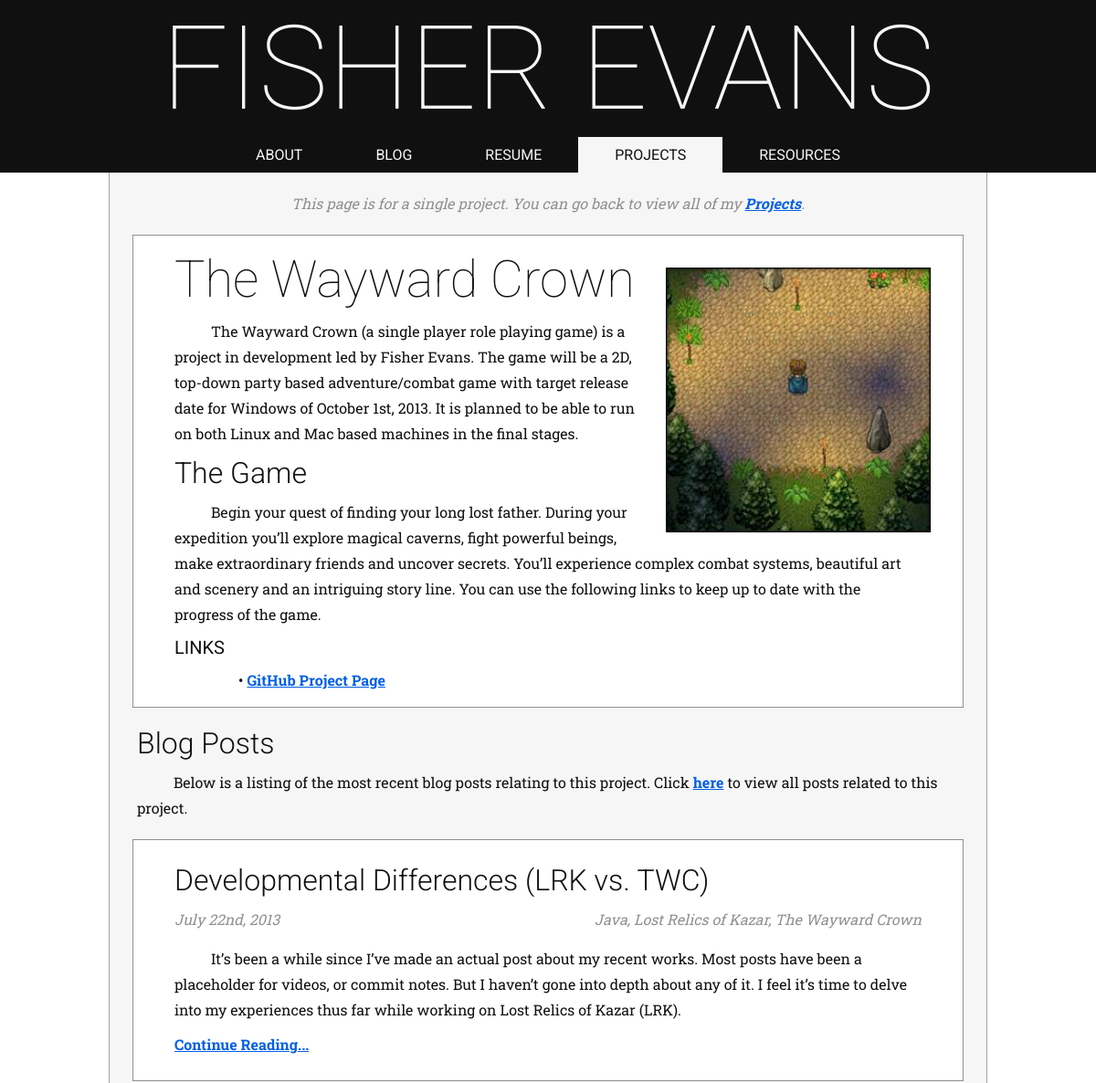
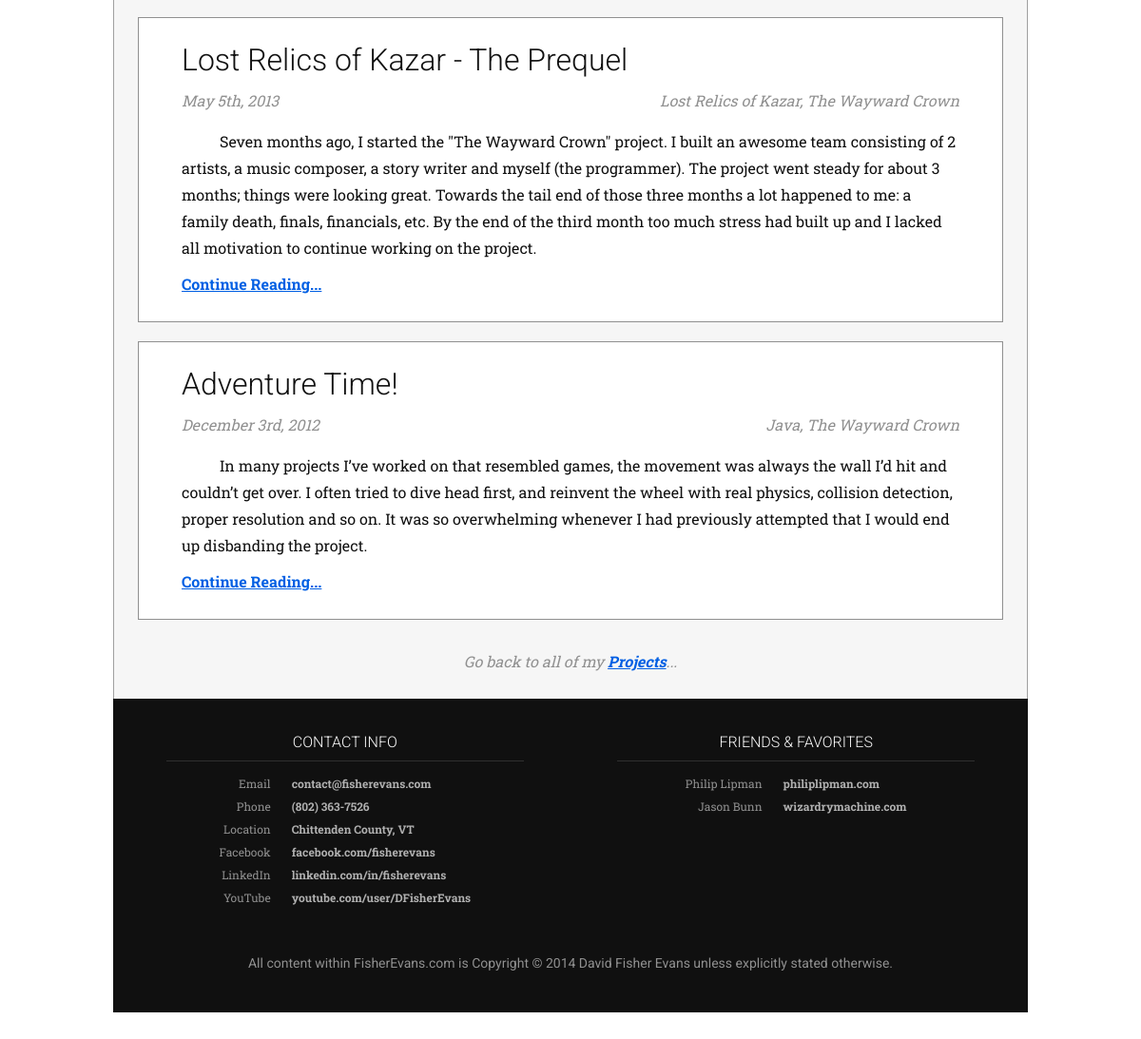
/projects/twc, run on the app's committed database (2 pictures, top to bottom).
### tables this page shows
CREATE TABLE IF NOT EXISTS `navigation` (
  `id` int(5) NOT NULL AUTO_INCREMENT,
  `page_id` varchar(100) NOT NULL,
  `sequence` int(5) NOT NULL,
  PRIMARY KEY (`id`),
  UNIQUE KEY `page_id_UNIQUE` (`page_id`)
);

CREATE TABLE IF NOT EXISTS `pages` (
  `id` varchar(255) NOT NULL,
  `title` varchar(255) NOT NULL,
  `content` text NOT NULL,
  PRIMARY KEY (`id`),
  UNIQUE KEY `title_UNIQUE` (`title`)
);

CREATE TABLE IF NOT EXISTS `projects` (
  `id` varchar(255) NOT NULL,
  `tag_id` varchar(255) NOT NULL,
  `intro_content` text NOT NULL,
  `main_content` text NOT NULL,
  `name` varchar(255) NOT NULL,
  `image_location` varchar(255) NOT NULL,
  PRIMARY KEY (`id`),
  UNIQUE KEY `tag_id_UNIQUE` (`tag_id`),
  UNIQUE KEY `name_UNIQUE` (`name`)
);

CREATE TABLE IF NOT EXISTS `posts` (
  `id` varchar(255) NOT NULL,
  `intro_content` text NOT NULL,
  `main_content` text NOT NULL,
  `title` varchar(255) NOT NULL,
  `post_date` datetime NOT NULL,
  PRIMARY KEY (`id`),
  UNIQUE KEY `id_UNIQUE` (`id`)
);

CREATE TABLE IF NOT EXISTS `tags` (
  `id` varchar(255) NOT NULL,
  `name` varchar(255) NOT NULL,
  PRIMARY KEY (`id`)
);

### blog.php (the view, shortened to what this page needs)
<?php
    $currentTag = "";
    function fetchPostTags($postId) {
        $query = mysql_query("SELECT t.id, t.name FROM posts_to_tags AS ptt, tags AS t WHERE ptt.post_id='$postId' AND ptt.tag_id=t.id;");
        $tags = array();
        while($tag = mysql_fetch_array($query))
            array_push($tags, $tag);
        return $tags;
    }
    function fetchTagPostsLimit($tagId, $limit) {
        $query = mysql_query("SELECT p.id, p.title, p.intro_content, p.post_date FROM posts AS p, posts_to_tags AS ptt WHERE ptt.tag_id='$tagId' AND ptt.post_id=p.id order by post_date desc LIMIT $limit;");
        $posts = array();
        while($post = mysql_fetch_array($query))
            array_push($posts, $post);
        return $posts;
    }
    function getTagList($postId) {
        $tags = fetchPostTags($postId);
        $list = "";
        $id = 0;
        foreach($tags as $tag) {
            if($id++ > 0) $list .= ", ";
            $list .= '<a class="tagLink';
            $list .= '" href="/blog/tags/' . $tag['id'] . '">' . $tag['name'] . '</a>';
        }
        return $list;
    }
    function getPostSummaries($posts, $heading) {
        $content = "";
        foreach($posts as $post) {
            $content .= '<div class="contentBlock"><h2 class="headerLink" onClick="javascript:' . "window.location.assign('/blog/post/" . $post['id'] . "');" . '">' . $post['title'] . '</h2>';
            $content .= '<p class="blogPostTagline time">' . date("F jS, Y", strtotime($post['post_date'])) . '</p>';
            $content .= '<p class="blogPostTagline tags">' . getTagList($post['id']) . '</p>';
            $content .= '<div class="spacer"></div><p class="blogPostOpeneing">' . $post['intro_content'] . '</p>';
            $content .= '<p class="readMore"><a href="/blog/post/' . $post['id'] . '">Continue Reading...</a></div>';
        }
        return $content;
    }
?>

### projects.php (shortened to what this page needs)
<?php
    $postsToShow = 3;
    function fetchProject($projectId) {
        $query = mysql_query("SELECT * FROM projects WHERE id='$projectId';");
        return mysql_fetch_array($query);
    }
    function getProject($project) {
        $content = '<p class="topNotification">This page is for a single project. You can go back to view all of my <a href="/projects">Projects</a>.</p>';
        $content .= "<div class='contentBlock'>";
        $content .= "<img class='projectLogo' src='" . $project['image_location'] . "' />";
        $content .= '<h1 class="headerLink" onClick="javascript:' . "window.location.assign('/projects/" . $project['id'] . "');" . '">' . $project['name'] . '</h1>';
        $content .= '<p>' . $project['intro_content'] . '</p>';
        $content .= $project['main_content'] . "</div>";
        global $postsToShow;
        $posts = fetchTagPostsLimit($project['tag_id'], $postsToShow);
        if(sizeof($posts) > 0) {
            $content .= '<h2>Blog Posts</h2><p>Below is a listing of the most recent blog posts relating to this project. Click <a href="/blog/tags/' . $project['tag_id'] . '">here</a> to view all posts related to this project.';
            $content .= getPostSummaries($posts, "h3");
        }
        $content .= '<p class="topNotification">Go back to all of my <a href="/projects">Projects</a>...</p>';
        return $content;
    }
    function getProjectsContent($path) {
        include('blog.php');
        $action = array_shift($path);
        if($action == "") {
            $title = "Projects" . $title;
            $content = '<h1>Projects</h1><p>Below is a list of personal (and maybe some group) projects that I thought deserved their own page. Feel free to contact me (see the footer) if you\'de like to know more about a certain project or endeavor.</p>';
            $content .= '<p class="subtitle">The following projects are listed in order of their most recent blog post activity.</p>';
            foreach(fetchProjects() as $project) {
                $content .= getProjectSummary($project);
            }
            return $content;
        } else {
            $project = fetchProject($action);
            if($project == null)
                return get404();
            else {
                return getProject($project);
            }
        }
        return "<h1>Projects</h1>";
    }
?>

### index.php (shortened to what this page needs)
<?php
    $pageContent = "null";
    $title = " | FisherEvans.com";
    include('global_functions.php');
    $URL = explode('?', $_SERVER['REQUEST_URI']);
    $URL[0] = preg_replace("/[^0-9a-z\-\/]/", "", preg_replace("/^\//", "", strtolower($URL[0])));
    $URI = explode('/', $URL[0]);
    $baseResource = array_shift($URI);
    switch($baseResource) {
        case "projects":
            include('projects.php');
            $pageContent = getProjectsContent($URI);
            break;
    }
?>
<!DOCTYPE html>
<html>
    <head>
        <link href="/css/prism.css" rel="stylesheet" />
        <link href='/css/style_global.css' rel='stylesheet' type='text/css' media="all">
        <link href='/css/style_big.css' rel='stylesheet' type='text/css' media="all and (max-width:1050px)">
        <link href='/css/style_small.css' rel='stylesheet' type='text/css' media="all and (max-width:700px)">
    </head>
    <body>
        <div id="header">
            <span id="title">Fisher Evans</span>
            <div id="nav">
                <?php
                    foreach(fetchNavigation() as $nav) {
                        echo getNavLink($nav['page_id'], getPagetitle($nav['page_id']));
                    }
                ?>
            </div>
        </div>
        <div class="page">
            <?php
                echo $pageContent;
            ?>
        </div>
        <div class="page" id="footer">
            <div class="footerHalf">
                <h4>CONTACT INFO</h4>
                <table cell-spacing=0>
                    <tr>
                        <td class="left">Email</td>
                        <td class="right"><a href="mailto:contact@fisherevans.com">contact@fisherevans.com</a></td>
                    </tr>
                    <tr>
                        <td class="left">Phone</td>
                        <td class="right"><a href="tel:8023637526">(802) 363-7526</a></td>
                    </tr>
                    <tr>
                        <td class="left">Location</td>
                        <td class="right"><a target="_blank" href="https://www.google.com/maps/place/Chittenden+County/@44.4380375,-73.0638627,108486m/data=!3m2!1e3!4b1!4m2!3m1!1s0x4cb587b3309b2fdf:0x24998da66abb959c?hl=en">Chittenden County, VT</a></td>
                    </tr>
                    <tr>
                        <td class="left">Facebook</td>
                        <td class="right"><a target="_blank" href="https://www.facebook.com/fisherevans">facebook.com/fisherevans</a></td>
                    </tr>
                    <tr>
                        <td class="left">LinkedIn</td>
                        <td class="right"><a target="_blank" href="http://www.linkedin.com/in/fisherevans/">linkedin.com/in/fisherevans</a></td>
                    </tr>
                    <tr>
                        <td class="left">YouTube</td>
                        <td class="right"><a target="_blank" href="http://www.youtube.com/user/DFisherEvans">youtube.com/user/DFisherEvans</a></td>
                    </tr>
                </table>
            </div>
            <div class="footerHalf">
            <h4>FRIENDS & FAVORITES</h4>
            <table cell-spacing=0>
                <tr>
                    <td class="left">Philip Lipman</td>
                    <td class="right"><a target="_blank" href="http://www.philiplipman.com/">philiplipman.com</a></td>
                </tr>
                <tr>
                    <td class="left">Jason Bunn</td>
                    <td class="right"><a target="_blank" href="http://wizardrymachine.com/">wizardrymachine.com</a></td>
                </tr>
            </table>
            </div>
            <p>All content within FisherEvans.com is Copyright &copy; 2014 David Fisher Evans unless explicitly stated otherwise.</p>
        </div>
    </body>
</html>

### global_functions.php (shortened to what this page needs)
<?php
    function getPagetitle($pageId) {
        $query = mysql_query("SELECT title FROM pages WHERE id='" . $pageId . "';");
        $result = mysql_fetch_array($query);
        return $result['title'];
    }
    function fetchNavigation() {
        $query = mysql_query("SELECT * FROM navigation order by sequence asc;");
        $navs = array();
        while($nav = mysql_fetch_array($query))
            array_push($navs, $nav);
        return $navs;
    }
    function getNavLink($pageId, $label) {
        global $baseResource;
        $tag = '<a class="navLink fadeColor';
        if($pageId == $baseResource)
            $tag .= ' selected';
        $tag .= '" href="/' . $pageId . '">' . $label . "</a>\n";
        return $tag;
    }
?>

### css/style_big.css (style rules this page uses)
#title { font-weight:100; font-size:96px; }
.page { width:90%; max-width:800px; }
.navLink { padding:10px 30px; }

### css/style_small.css (style rules this page uses)
body { padding-top:40px; }
#header { position:fixed; top:0px; height:40px; min-width:300px; }
#title { font-weight:300; font-size: 32px; text-align:left; line-height:40px; padding-left:10px; width:auto; }
#nav { max-height:0px; overflow:hidden; border:1px solid #101010; }
.navLink { font-size: 12px; display:block; width:100%; padding:10px 0px; }
.contentBlock { padding:10px; margin:10px 5px; border:1px solid #909090; }
.page { width:100%; border:0px; }
p, h1, h2, h3 { margin:10px 10px; }
h1 { margin-top:0px; font-size: 32px; }
h2 { font-size: 24px; font-weight:400; }
h3 { font-size: 16px; font-weight:700; }
p { font-size: 14px; line-height:24px; font-weight: 400; text-indent: 40px; }
.page a { font-size: 14px; }
p.blogPostTagline.time { padding-left:10px; }
p.blogPostTagline.tags { padding-right:10px; }
p.blogPostOpeneing { padding-top:30px; }
span.bullet { font-size: 14px; line-height:24px; padding-left:35px; }
.page img.projectLogo { float:none; display:block; border:0px; width:40%; padding:0px 25%; text-align:center; }
#footer { margin-bottom:0px; padding:15px 0px; border:0px; }
#footer .footerHalf { width:95%; padding:20px 0px; display:inline-block; text-align: center; vertical-align: top; }

### data on the page
navigation: page.title "ABOUT"
navigation: page.title "BLOG"
navigation: page.title "RESUME"
navigation: page.title "PROJECTS"
navigation: page.title "RESOURCES"
projects: image_location (picture), name "The Wayward Crown", intro_content "The Wayward Crown (a single player role playing game) is a project in development led by Fisher Evans. The game will be a 2D, top-down party based adventure/combat game with target release date for Windows of October 1st, 2013. It is planned to be able to run on both Linux and Mac based machines in the final stages.", main_content "The Game Begin your quest of finding your long lost father. During your expedition you’ll explore magical caverns, fight powerful beings, make extraordinary friends and uncover secrets. You’ll experience complex combat systems, beautiful art and scenery and an intriguing story line. You can use the following links to keep up to date with the progress of the game. LINKS • GitHub Project Page"
posts: title "Developmental Differences (LRK vs. TWC)", post_date "July 22nd, 2013", intro_content "It’s been a while since I’ve made an actual post about my recent works. Most posts have been a placeholder for videos, or commit notes. But I haven’t gone into depth about any of it. I feel it’s time to delve into my experiences thus far while working on Lost Relics of Kazar (LRK)."
tags: name "Java"
tags: value ",", name "Lost Relics of Kazar"
tags: value ",", name "The Wayward Crown"
posts: title "Lost Relics of Kazar - The Prequel", post_date "May 5th, 2013", intro_content "Seven months ago, I started the \"The Wayward Crown\" project. I built an awesome team consisting of 2 artists, a music composer, a story writer and myself (the programmer). The project went steady for about 3 months; things were looking great. Towards the tail end of those three months a lot happened to me: a family death, finals, financials, etc. By the end of the third month too much stress had built up and I lacked all motivation to continue working on the project."
posts: title "Adventure Time!", post_date "December 3rd, 2012", intro_content "In many projects I’ve worked on that resembled games, the movement was always the wall I’d hit and couldn’t get over. I often tried to dive head first, and reinvent the wheel with real physics, collision detection, proper resolution and so on. It was so overwhelming whenever I had previously attempted that I would end up disbanding the project."
